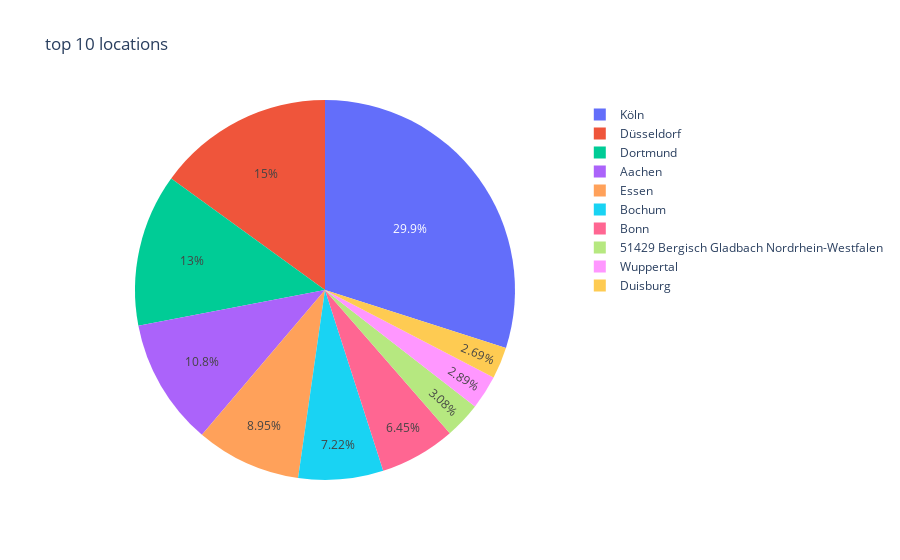

The notebook cell this image was saved under:
### Code cell
fig = px.pie(df_toplocations, values=df_toplocations.number, names=df_toplocations.location, title='top 10 locations')
fig.show()

### Figure 1 — Plotly figure (JSON) as saved in the notebook; plotly's stock layout.template omitted (floating-point values rounded to 4 significant figures)
{"data": [{"domain": {"x": [0, 1], "y": [0, 1]}, "hovertemplate": "location=%{label}<br>number=%{value}<extra></extra>", "labels": ["Köln", "Düsseldorf", "Dortmund", "Aachen", "Essen", "Bochum", "Bonn", "51429 Bergisch Gladbach Nordrhein-Westfalen", "Wuppertal", "Duisburg"], "legendgroup": "", "name": "", "showlegend": true, "type": "pie", "values": [311, 156, 135, 112, 93, 75, 67, 32, 30, 28]}], "layout": {"legend": {"tracegroupgap": 0}, "title": {"text": "top 10 locations"}}}
